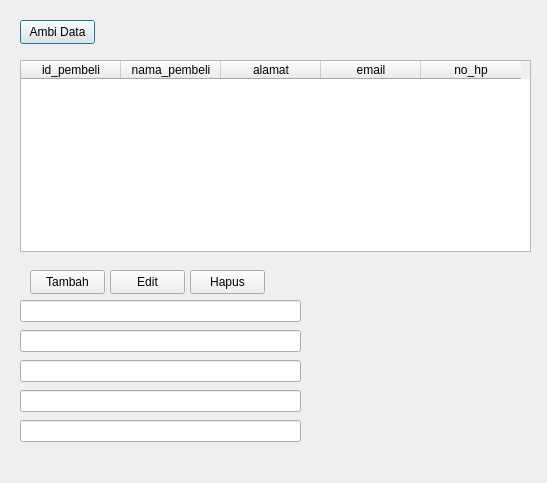
<?xml version="1.0" encoding="UTF-8"?>
<ui version="4.0">
 <class>pembeli</class>
 <widget class="QDialog" name="pembeli">
  <property name="geometry">
   <rect>
    <x>0</x>
    <y>0</y>
    <width>547</width>
    <height>483</height>
   </rect>
  </property>
  <property name="windowTitle">
   <string>PEMBELI</string>
  </property>
  <widget class="QPushButton" name="pushButton">
   <property name="geometry">
    <rect>
     <x>20</x>
     <y>20</y>
     <width>75</width>
     <height>24</height>
    </rect>
   </property>
   <property name="text">
    <string>Ambi Data</string>
   </property>
  </widget>
  <widget class="QPushButton" name="pushButton_2">
   <property name="geometry">
    <rect>
     <x>30</x>
     <y>270</y>
     <width>75</width>
     <height>24</height>
    </rect>
   </property>
   <property name="text">
    <string>Tambah</string>
   </property>
  </widget>
  <widget class="QTableWidget" name="tableWidget">
   <property name="geometry">
    <rect>
     <x>20</x>
     <y>60</y>
     <width>511</width>
     <height>192</height>
    </rect>
   </property>
   <column>
    <property name="text">
     <string>id_pembeli</string>
    </property>
   </column>
   <column>
    <property name="text">
     <string>nama_pembeli</string>
    </property>
   </column>
   <column>
    <property name="text">
     <string>alamat</string>
    </property>
   </column>
   <column>
    <property name="text">
     <string>email</string>
    </property>
   </column>
   <column>
    <property name="text">
     <string>no_hp</string>
    </property>
   </column>
  </widget>
  <widget class="QPushButton" name="pushButton_3">
   <property name="geometry">
    <rect>
     <x>190</x>
     <y>270</y>
     <width>75</width>
     <height>24</height>
    </rect>
   </property>
   <property name="text">
    <string>Hapus</string>
   </property>
  </widget>
  <widget class="QPushButton" name="pushButton_4">
   <property name="geometry">
    <rect>
     <x>110</x>
     <y>270</y>
     <width>75</width>
     <height>24</height>
    </rect>
   </property>
   <property name="text">
    <string>Edit</string>
   </property>
  </widget>
  <widget class="QLineEdit" name="lineEdit">
   <property name="geometry">
    <rect>
     <x>20</x>
     <y>300</y>
     <width>281</width>
     <height>22</height>
    </rect>
   </property>
  </widget>
  <widget class="QLineEdit" name="lineEdit_2">
   <property name="geometry">
    <rect>
     <x>20</x>
     <y>330</y>
     <width>281</width>
     <height>22</height>
    </rect>
   </property>
  </widget>
  <widget class="QLineEdit" name="lineEdit_3">
   <property name="geometry">
    <rect>
     <x>20</x>
     <y>360</y>
     <width>281</width>
     <height>22</height>
    </rect>
   </property>
  </widget>
  <widget class="QLineEdit" name="lineEdit_4">
   <property name="geometry">
    <rect>
     <x>20</x>
     <y>390</y>
     <width>281</width>
     <height>22</height>
    </rect>
   </property>
  </widget>
  <widget class="QLineEdit" name="lineEdit_5">
   <property name="geometry">
    <rect>
     <x>20</x>
     <y>420</y>
     <width>281</width>
     <height>22</height>
    </rect>
   </property>
  </widget>
 </widget>
 <resources/>
 <connections/>
</ui>
